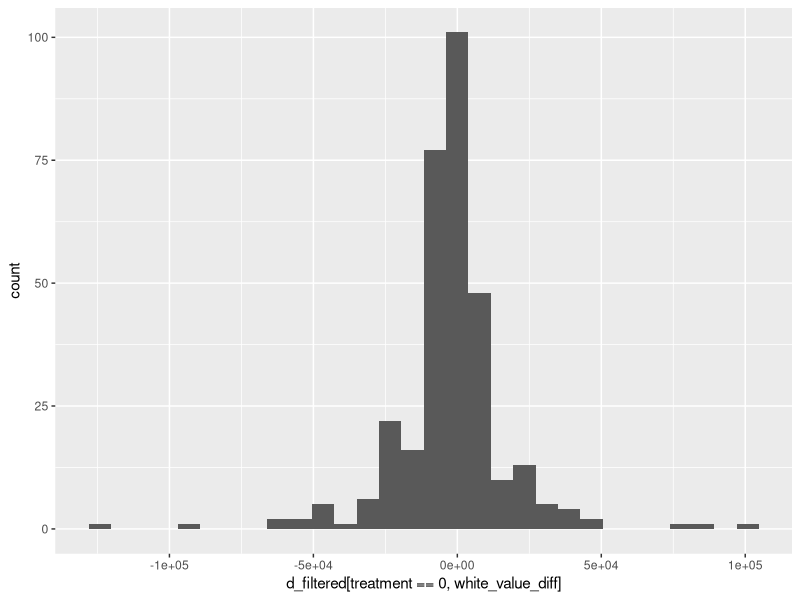
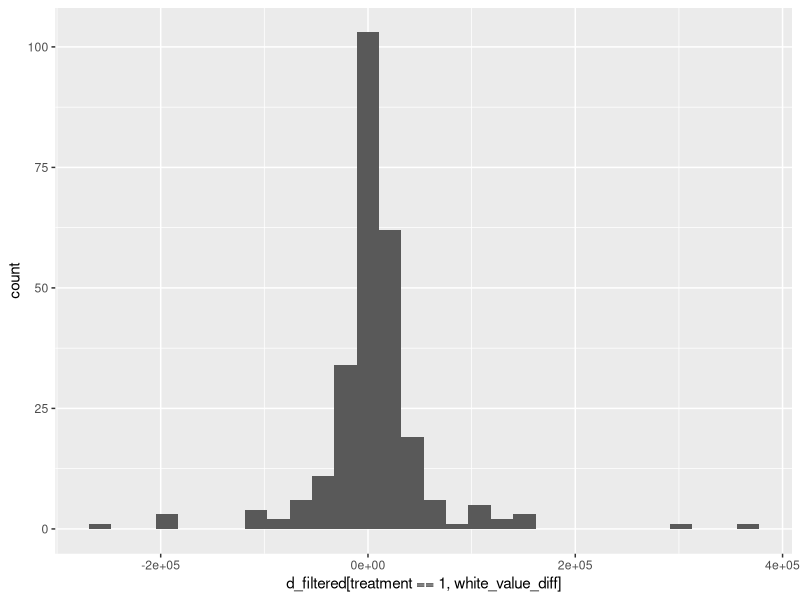

The R source for these figures, in order: (Note: this script raises an error after producing the figures.)
## ---- chunk 1
library(data.table)

library(sandwich)
library(lmtest)

library(AER) 
library(dplyr)


library(ggplot2) 
library(patchwork)
## ---- chunk 2
#Read in the data
d <- fread('joined_results.tsv')


head(d)
names(d)
## ---- chunk 3
#Joined data contains 2 rows per response per person
#Filter out the row that does not match their response

#Convert Property (i.e. Potential Answer) to a character from an int
d[ , Property := paste("Property", as.character(Property))]
d
## ---- chunk 4
#Filter to where user input property == potential response Property
d_filtered = d[ property == Property , ]
d_filtered
## ---- chunk 5
#For every row, create a column that is the value difference of white to non white
#i.e. If race==white of response, abs_value_diff, else use -abs_value_diff

#Using data.table fifelse
d_filtered[ , white_value_diff := fifelse(race=="white", abs_value_diff, -abs_value_diff)]


#Create a column with 0/1 if neighborhood is white
d_filtered[ , is_white := fifelse(race=="white", 1, 0)]

## ---- chunk 6
#Create a variable for whether street view contained a person

d_filtered[ , street_view_person := rep(0, .N)]

#Change Property 1 & 3s to 1
d_filtered[ (property == "Property 1") & (question == "3s") , street_view_person := 1] 

#Change both Properties of 10s to 1
d_filtered[  (question == "10s") , street_view_person := 1] 

#Change property 2 of 11s to 1
d_filtered[  (property == "Property 2") &(question == "11s") , street_view_person := 1] 

#Change property 1 of 13s to 1
d_filtered[  (property == "Property 1") &(question == "13s") , street_view_person := 1] 

#Change property 2 of 14s to 1
d_filtered[  (property == "Property 2") &(question == "14s") , street_view_person := 1] 

#Change property 1&2 of 18s to 1
d_filtered[  (question == "18s") , street_view_person := 1] 

#Change property 1 of 20s to 1
d_filtered[  (property == "Property 1") &(question == "20s") , street_view_person := 1] 

#Change property 1 of 25s to 1
d_filtered[  (property == "Property 1") &(question == "25s") , street_view_person := 1] 


d_filtered
## ---- chunk 7
ggplot(data =d_filtered[ treatment==0, ], aes(d_filtered[ treatment==0, white_value_diff])) +
  geom_histogram()
## ---- chunk 8
ggplot(data =d_filtered[ treatment==1, ], aes(d_filtered[ treatment==1, white_value_diff])) +
  geom_histogram()
## ---- chunk 9
fwrite(d_filtered, "filtered_data.csv")
## ---- chunk 10
df = data.table::fread("filtered_data.csv")
df
names(df)
## ---- chunk 11
typeof(df)
#Some attempts at writing a model


#For each question, we want the difference in counts of properties selected by is_white
new_df = df[ , .(count=.N), keyby=.(question, is_white, treatment) ]
new_df


#We want to predict the difference of the counts of the is_white or not properties for each question
new_df[ , is_white_count:= diff(count, lag=1), keyby = .(question, treatment)]
new_df

model = new_df[ , lm(is_white_count ~ treatment)]

coeftest(model,  vcov = vcovCL(model, cluster = new_df[ , question]))
## ---- chunk 12
is_white_model = df[, lm(is_white ~ treatment + as.factor(id))]
coeftest(is_white_model,  vcov = vcovCL(is_white_model, cluster = df[ , as.factor(id)]))
## ---- chunk 13
value_model = df[, lm(white_value_diff ~ treatment + as.factor(id))]
coeftest(value_model,  vcov = vcovCL(value_model, cluster = df[ , as.factor(id)]))
